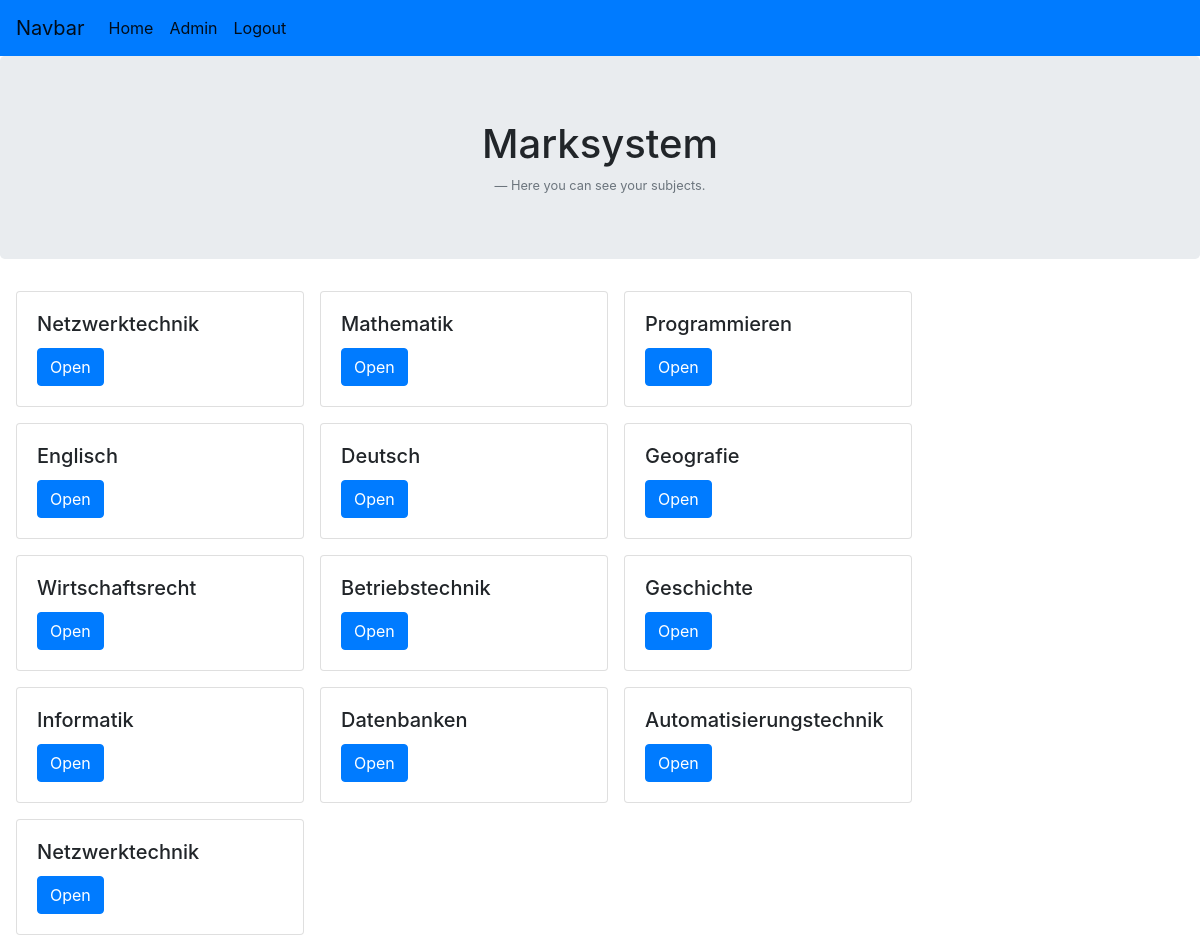
Page /startseite_schueler/ (signed in) on the committed database.
### noten/models.py (models this page shows, shortened)
class Unterricht(models.Model):
    Subject = models.ForeignKey(Subject, on_delete=models.CASCADE)
    Teacher = models.ForeignKey(User, on_delete=models.CASCADE)
    Klasse = models.ForeignKey(Klasse, on_delete=models.CASCADE)
    class Meta:
        verbose_name_plural = "Unterrichte"

class Subject(models.Model):
    subject_name = models.CharField(default="", max_length=150)

### noten/views.py (the view)
# urls.py: path('startseite_schueler/', views.startseite_schueler, name='startseite_schueler'),
@login_required
def startseite_schueler(request):
    subjects = Unterricht.objects.filter(Klasse__student__user = request.user)
    return render(request, 'noten/startseite_schueler.html', {'latest_subject_list' : subjects})

### noten/templates/noten/startseite_schueler.html (shortened to what this page needs)
<!DOCTYPE html>
<html lang="en">
<head>
    {% load static %}
    <link href="https://stackpath.bootstrapcdn.com/bootstrap/4.2.1/css/bootstrap.min.css"
 rel="stylesheet">
</head>
<body>
<nav class="navbar navbar-expand-lg navbar-light bg-primary">
    <a class="navbar-brand" href="">Navbar</a>
    <div class="collapse navbar-collapse" id="navbarNav">
        <ul class="navbar-nav">
            <li class="nav-item active">
                <a class="nav-link" href="{% url 'noten:startseite_schueler' %}">Home</a>
            </li>
            <li class="nav-item active">
                <a class="nav-link" href="/admin">Admin</a>
            </li>
            <li class="nav-item active">
                <a class="nav-link" href="/logout">Logout</a>
            </li>
        </ul>
    </div>
</nav>
<div class="jumbotron text-center">
    <h1>Marksystem</h1>
    <footer class="blockquote-footer">Here you can see your subjects.</footer>
</div>
{% if latest_subject_list %}
    <div class="row ml-3">
        {% for subject in latest_subject_list %}
            <div class="card mr-3 mb-3" style="width: 18rem;">
                <div class="card-body">
                    <h5 class="card-title">{{ subject.Subject.subject_name }}</h5>
                    <a class="btn btn-primary" href="{% url 'noten:detailseite_schueler' subject.id %}">Open</a>
                </div>
            </div>
        {% endfor %}
    </div>
{% else %}
    <p>No subjects are available.</p>
{% endif %}
</body>
</html>

### noten/templates/noten/startseite_schueler.html (style rules this page uses)
html, body { overflow-x: hidden; height: 100%; }

### rows in the picture
Unterricht: Subject.subject_name "Netzwerktechnik"
Unterricht: Subject.subject_name "Mathematik"
Unterricht: Subject.subject_name "Programmieren"
Unterricht: Subject.subject_name "Englisch"
Unterricht: Subject.subject_name "Deutsch"
Unterricht: Subject.subject_name "Geografie"
Unterricht: Subject.subject_name "Wirtschaftsrecht"
Unterricht: Subject.subject_name "Betriebstechnik"
Unterricht: Subject.subject_name "Geschichte"
Unterricht: Subject.subject_name "Informatik"
Unterricht: Subject.subject_name "Datenbanken"
Unterricht: Subject.subject_name "Automatisierungstechnik"
Unterricht: Subject.subject_name "Netzwerktechnik"
